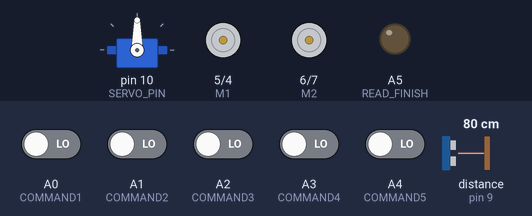
A sketch run on a simulated Arduino Uno, built with avr-gcc and run on an emulated ATmega328P. Shown: servo, direction and speed pins drawn as motors (green arrow = direction pin HIGH = forward, orange = LOW = backward, longer = more drive), output pins drawn as LEDs (lit = HIGH). Inputs (shaded band) come from the test bench; at power-on: A0 (COMMAND1), A1 (COMMAND2), A2 (COMMAND3), A3 (COMMAND4), A4 (COMMAND5) LOW, distance to the obstacle (sensor on pin 9) 80 cm. The echo pulse lasts 58.3 µs per cm; pins used as bus, display or sensor lines are not drawn; what the sketch prints to the serial monitor is not drawn.

Above: at 1.2 s.
1.3 s: A4 (COMMAND5) driven HIGH
At 4.8 s:
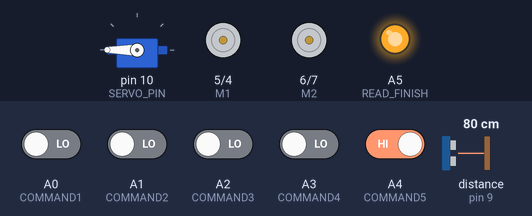
5.8 s: A4 (COMMAND5) driven LOW
At 7.0 s:
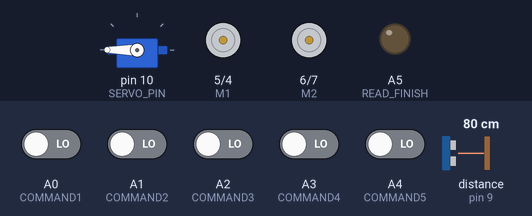
7.3 s: A0 (COMMAND1) driven HIGH
At 9.1 s:
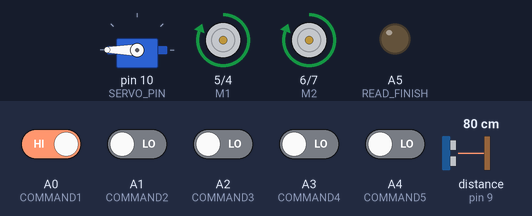
9.9 s: A0 (COMMAND1) driven LOW and A1 (COMMAND2) driven HIGH
At 10.9 s:
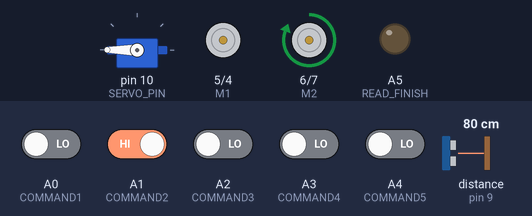
12.5 s: A1 (COMMAND2) driven LOW
At 14.5 s:
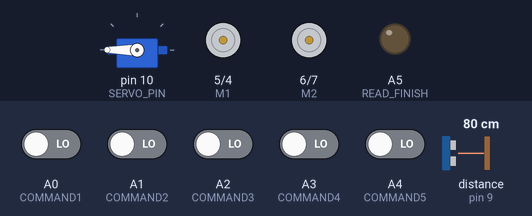
Timing chart, 0 to 15.5 s (numbered marks = the images above; inputs shaded):
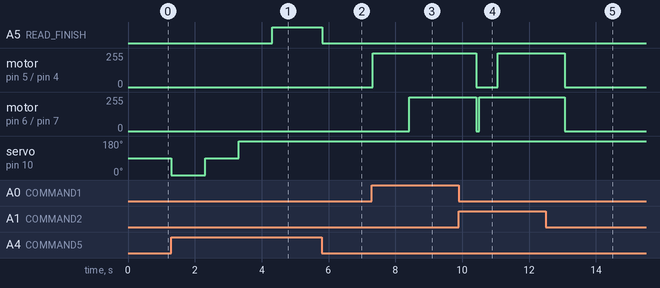

The sketch:

robot_control.ino
```cpp
#include <Servo.h>

// PINOUT
// + Ultrsonic
#define ECHO_PIN 9
#define TRIGGER_PIN 8
// + Servo
#define SERVO_PIN 10
// + Motors
// Speed Control
#define E1 4
#define E2 7
// Direction Control
#define M1 5
#define M2 6
// + Communications with esp32 (wifi connection)
// Commands 1-5
#define COMMAND1 A0
#define COMMAND2 A1
#define COMMAND3 A2
#define COMMAND4 A3
#define COMMAND5 A4
// Read ACK to esp32
#define READ_FINISH A5

// CONSTANTS
// + Distance threshold to define if there is obstacle
#define THRESHOLD 25
// + Time (ms) to travel 1 grid cell
#define FORWARD_TIME 2000
// + Time (ms) to turn left or rigth
#define TURN_TIME 550
// + Time (ms) to turn back
#define TURN_BACK_TIME 1100
// + Time to wait the servo to arrive to the target position
#define TIME_SERVO_TARGET 1000


// Variable that contains the initial orientation of the robot -> 1 = top, 2 = left, 3 = bot, 4 = right
int robotOrientation = 3;

Servo myservo;

void setup(){
   Serial.begin(9600);
   pinMode(TRIGGER_PIN, OUTPUT);
   pinMode(ECHO_PIN, INPUT);
   myservo.attach(SERVO_PIN);

   pinMode(READ_FINISH, OUTPUT);
   pinMode(COMMAND1, INPUT);
   pinMode(COMMAND2, INPUT);
   pinMode(COMMAND3, INPUT);
   pinMode(COMMAND4, INPUT);
   pinMode(COMMAND5, INPUT);

   pinMode(E1, OUTPUT);
   pinMode(E2, OUTPUT);
   pinMode(M1, OUTPUT);
   pinMode(M2, OUTPUT);
}

void loop(){
   getCommand();
   delay(100);
}

void getCommand(){
  // Read pins and call corresponding command
  // 1 = top, 2 = left, 3 = bot, 4 right
  // 5 = check3Directions
  int state = 0;
  if(digitalRead(COMMAND1)){
    moveRobot(1);
    state = COMMAND1;
  }else if(digitalRead(COMMAND2)){
    moveRobot(2);
    state = COMMAND2;
  }else if(digitalRead(COMMAND3)){
    moveRobot(3);
    state = COMMAND3;
  }else if(digitalRead(COMMAND4)){
    moveRobot(4);
    state = COMMAND4;
  }else if(digitalRead(COMMAND5)){
    check3Directions();
    state = COMMAND5;
  }

  // Indicate to the wifi module that operation is finished and wait to turn of signals
  if(state != 0){
    digitalWrite(READ_FINISH, HIGH);
    while(digitalRead(state)){
      delay(100);
    }
    digitalWrite(READ_FINISH, LOW);
  }
}

int getDistance(){
   // Generate the init pulse
   digitalWrite(TRIGGER_PIN, LOW);
   delayMicroseconds(4);
   digitalWrite(TRIGGER_PIN, HIGH);
   delayMicroseconds(10);
   digitalWrite(TRIGGER_PIN, LOW);

   // Get input pulse and calculate distance
   return pulseIn(ECHO_PIN, HIGH) * 10 / 292/ 2;
}

bool checkObstacle(){
  bool obstacle = false;
  if(getDistance() < THRESHOLD){
    obstacle = true;
  }
  return obstacle;
}

void check3Directions(){
  int state;
  // Move ultrasonic to left
  myservo.write(0);
  delay(TIME_SERVO_TARGET);
  // Check left
  if(checkObstacle()){
    state = 6;
  }else{
    state = 5;
  }
  // Send state to app
  sendState(state);

  // Move ultrasonic to front
  myservo.write(90);
  delay(TIME_SERVO_TARGET);
  // Check front
  if(checkObstacle()){
    state = 6;
  }else{
    state = 5;
  }
  // Send state to app
  sendState(state);

  // Move ultrasonic to right
  myservo.write(180);
  delay(TIME_SERVO_TARGET);
  // Check right
  if(checkObstacle()){
    state = 6;
  }else{
    state = 5;
  }
  // Send state to app
  sendState(state);
}

void DriveMotorP(boolean forward1, boolean forward2, byte m1p, byte m2p){
  // Controll motor movement
  digitalWrite(E1, forward1);
  analogWrite(M1, (m1p));

  digitalWrite(E2, forward2);
  analogWrite(M2, (m2p));
}

int globalCommand2localCommand(int globalCommand){
  // Convert a global command (superior view of grid map) to local movement and change robot orientation
  // global commands: 1 = top, 2 = left, 3 = bot, 4 right
  // local commands: 1 = fordward, 2 = left, 3 = back, 4 right
  int localMovement = -1;

  if(globalCommand == robotOrientation){
    // If match, they are in the same direction
    localMovement = 1;
  }else if(globalCommand+2%4 == robotOrientation){
    // Turn back if they are complementary in module 4 (num commands)
    localMovement = 3;
  }else if(robotOrientation-1%4 == globalCommand){
    // Turn right if robot orientation - 1 == global command (it means if it is necessary to turn right)
    localMovement = 4;
  }else{
    // Turn left in other cases
    localMovement = 2;
  }
  // Change the robot orientation to the new command
  robotOrientation = globalCommand;
  return localMovement;
}

void moveRobot(int command){
  // Transform global command to local movement
  command = globalCommand2localCommand(command);
  if(command == 1){
    // FORWARD
    DriveMotorP(true, true, 0x7f, 0x7f);
    delay(FORWARD_TIME);
  }else if(command >= 2 && command <= 4){
    // Turn to the correct direction
    if(command == 2){
      // LEFT
      DriveMotorP(false, true, 0x7f, 0x7f);
      delay(TURN_TIME);
    }else if(command == 3){
      // BACK
      DriveMotorP(true, false, 0x7f, 0x7f);
      delay(TURN_BACK_TIME);
    }else if(command == 4){
      // RIGHT
      DriveMotorP(true, false, 0x7f, 0x7f);
      delay(TURN_TIME);
    }
    // Advance 1 cell
    DriveMotorP(true, true, 0x7f, 0x7f);
    delay(FORWARD_TIME);
  }
  // Turn off motors
  DriveMotorP(false, false, 0x0, 0x0);
}

void sendState(int state){
  // Send ultrasonic state (6 if obstacle, 5 if free) to high level system
  Serial.write(byte(state));
}
```

Measured:
- after the input at 1.3 s, A5 (READ_FINISH): LOW → HIGH after 3.0 s; servo on pin 10 (SERVO_PIN): 90° → 0° at once, → 90° 1.0 s later, → 180° 1.0 s later
- after the input at 5.8 s, A5 (READ_FINISH): HIGH → LOW at once
- after the input at 7.3 s, motor on pin 5 (M1) / pin 4 (E1): stopped → forward 255/255 at once; motor on pin 6 (M2) / pin 7 (E2): stopped → forward 255/255 after 1.1 s
- after the input at 9.9 s, A5 (READ_FINISH): stays LOW (without the input it goes to HIGH after 0.52 s)
- after the input at 12.5 s, A5 (READ_FINISH): stays LOW (without the input it goes to HIGH after 0.57 s)
